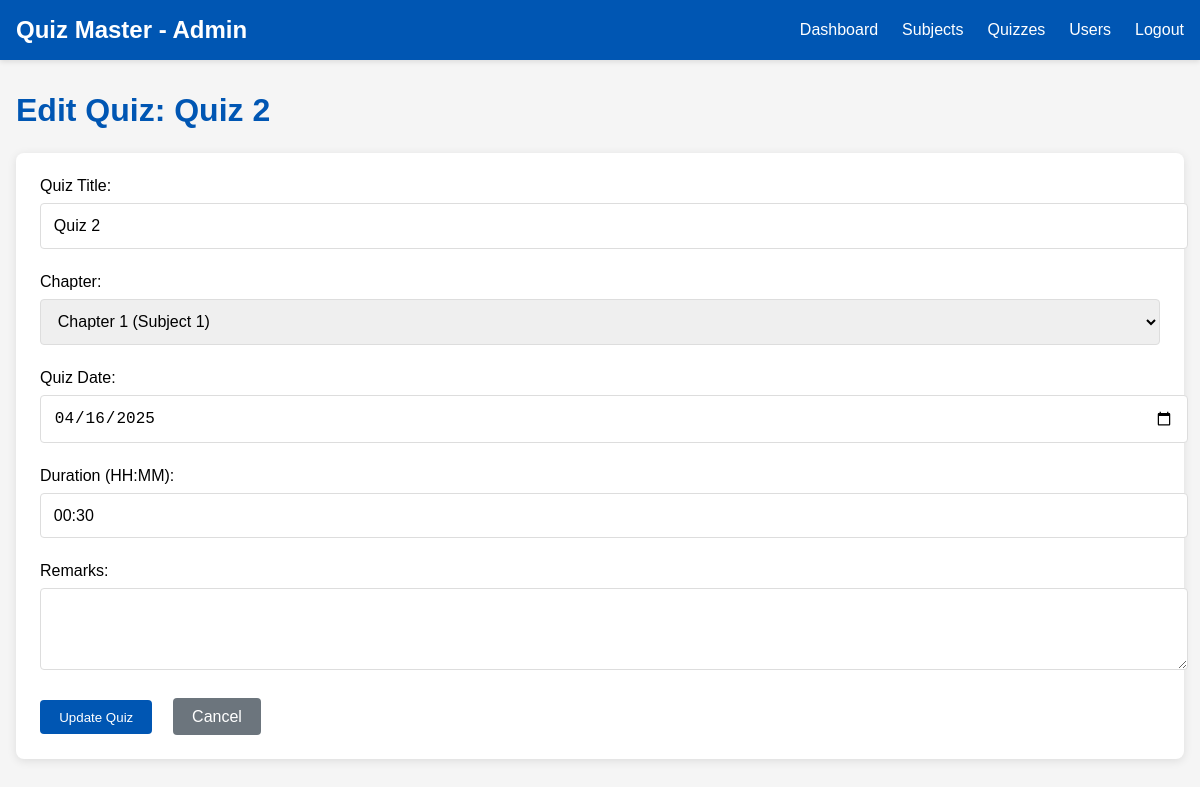
The app's page /admin/quizzes/edit/2 (signed in) with its own data.
### app.py (models this page shows)
class Quiz(db.Model):
    q_id = db.Column(db.Integer, primary_key = True)
    c_id = db.Column(db.Integer, db.ForeignKey("chapter.c_id"), nullable = False)
    title = db.Column(db.String(200), nullable = False)
    q_date = db.Column(db.DateTime, default = datetime.now)
    duration = db.Column(db.String(8))
    remarks = db.Column(db.Text)
    scores = db.relationship('Score', backref='quiz')
    questions = db.relationship('Question', backref='quiz')

class Chapter(db.Model):
    c_id = db.Column(db.Integer, primary_key = True)
    s_id = db.Column(db.Integer, db.ForeignKey("subject.s_id"), nullable = False)
    name = db.Column(db.String(200), nullable = False)
    description = db.Column(db.Text)
    quizzes = db.relationship('Quiz', backref='chapter')

### app.py (the view, shortened to what this page needs)
@app.route('/admin/quizzes/edit/<int:q_id>', methods=['GET', 'POST'])
def edit_quiz(q_id):
    if not request.cookies.get('admin_id'):
        return redirect('/login')
    quiz = Quiz.query.get_or_404(q_id)
    chapters = Chapter.query.all()
    return render_template('edit_quiz.html', quiz=quiz, chapters=chapters)

### templates/edit_quiz.html (shortened to what this page needs)
<!DOCTYPE html>
<html lang="en">
<head>
</head>
<body>
    <header>
        <div class="header-content">
            <div class="title">Quiz Master - Admin</div>
            <nav>
                <ul>
                    <li><a href="/admin/dashboard">Dashboard</a></li>
                    <li><a href="/admin/subjects">Subjects</a></li>
                    <li><a href="/admin/quizzes">Quizzes</a></li>
                    <li><a href="/admin/users">Users</a></li>
                    <li><a href="/logout">Logout</a></li>
                </ul>
            </nav>
        </div>
    </header>
    <div class="container">
        <h1>Edit Quiz: {{ quiz.title }}</h1>
        <div class="card">
            <form method="POST">
                <div class="form-group">
                    <label>Quiz Title:</label>
                    <input type="text" name="title" value="{{ quiz.title }}" required>
                </div>
                <div class="form-group">
                    <label>Chapter:</label>
                    <select name="chapter_id" required>
                        {% for chapter in chapters %}
                        <option value="{{ chapter.c_id }}"
                            {% if chapter.c_id == quiz.c_id %}selected{% endif %}>
                            {{ chapter.name }} ({{ chapter.subject.name }})
                        </option>
                        {% endfor %}
                    </select>
                </div>
                <div class="form-group">
                    <label>Quiz Date:</label>
                    <input type="date" name="date_of_quiz"
                           value="{{ quiz.q_date.strftime('%Y-%m-%d') }}" required>
                </div>
                <div class="form-group">
                    <label>Duration (HH:MM):</label>
                    <input type="text" name="time_duration"
                           value="{{ quiz.duration }}" required>
                </div>
                <div class="form-group">
                    <label>Remarks:</label>
                    <textarea name="remarks" rows="3">{{ quiz.remarks }}</textarea>
                </div>
                <div>
                    <button type="submit" class="btn">Update Quiz</button>
                    <a href="/admin/quizzes" class="btn btn-secondary">Cancel</a>
                </div>
            </form>
        </div>
    </div>
</body>
</html>

### templates/edit_quiz.html (style rules this page uses)
body { font-family: Arial, sans-serif; margin: 0; padding: 0; background-color: #f5f5f5; }
header { background-color: #0056B3; color: white; padding: 1rem; box-shadow: 0 2px 5px #0000001a; }
.header-content { max-width: 1200px; margin: 0 auto; display: flex; justify-content: space-between; align-items: center; }
.title { font-size: 1.5rem; font-weight: bold; }
nav ul { list-style: none; display: flex; margin: 0; padding: 0; }
nav ul li { margin-left: 1.5rem; }
nav ul li a { color: white; text-decoration: none; }
.container { max-width: 1200px; margin: 2rem auto; padding: 0 1rem; }
h1 { color: #0056B3; margin-bottom: 1.5rem; }
.card { background: white; border-radius: 8px; padding: 1.5rem; box-shadow: 0 2px 10px #0000001a; }
.form-group { margin-bottom: 1.5rem; }
label { display: block; margin-bottom: 0.5rem; font-weight: 500; }
input, select, textarea { width: 100%; padding: 0.8rem; border: 1px solid #dddddd; border-radius: 4px; font-size: 1rem; }
.btn { display: inline-block; padding: 0.6rem 1.2rem; background-color: #0056B3; color: white; text-decoration: none; border-radius: 4px; border: none; cursor: pointer; margin-right: 1rem; }
.btn-secondary { background-color: #6c757d; }

### records on screen
Quiz: title "Quiz 2", chapter_id "Chapter 1 (Subject 1)", date_of_quiz "04/16/2025", time_duration "00:30"
